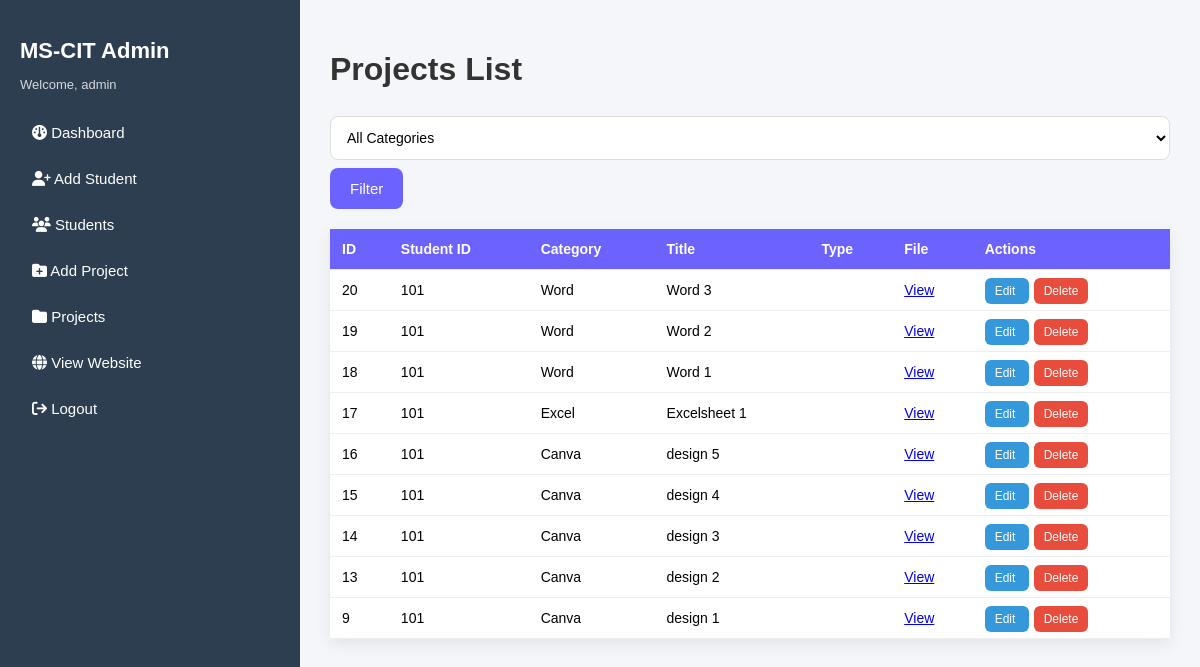
The page /admin/projects.php (signed in) on the database its author committed.
### tables this page shows
CREATE TABLE `projects` (
  `id` int(11) NOT NULL,
  `student_id` varchar(20) DEFAULT NULL,
  `file_id` int(11) DEFAULT NULL,
  `title` varchar(255) DEFAULT NULL,
  `category` varchar(100) DEFAULT NULL,
  `created_at` timestamp NOT NULL DEFAULT current_timestamp(),
  `file_path` varchar(255) DEFAULT NULL,
  `file_type` varchar(50) DEFAULT NULL,
  `file_name` varchar(255) DEFAULT NULL
);

### admin/projects.php (the view, shortened to what this page needs)
<?php
require_once("../db.php");
$where = "1";
$query = mysqli_query($conn, "
    SELECT * FROM projects
    WHERE $where
    ORDER BY id DESC
");
?>
<!DOCTYPE html>
<html lang="en">
<head>
    <link rel="stylesheet" href="../css/admin.css">
    <link rel="stylesheet"
          href="https://cdnjs.cloudflare.com/ajax/libs/font-awesome/6.7.2/css/all.min.css">
</head>
<body>
<div class="admin-wrapper">
    <?php include("includes/sidebar.php"); ?>
    <div class="main-content">
        <h1>Projects List</h1>
        <form method="GET" style="margin-bottom:20px;">
            <select name="category">
                <option value="">All Categories</option>
            </select>
            <button type="submit">Filter</button>
        </form>
        <table>
            <tr>
                <th>ID</th>
                <th>Student ID</th>
                <th>Category</th>
                <th>Title</th>
                <th>Type</th>
                <th>File</th>
                <th>Actions</th>
            </tr>
            <?php while($row = mysqli_fetch_assoc($query)) { ?>
            <tr>
                <td><?php echo $row['id']; ?></td>
                <td><?php echo $row['student_id']; ?></td>
                <td><?php echo $row['category']; ?></td>
                <td><?php echo $row['title']; ?></td>
                <td><?php echo $row['file_type']; ?></td>
                <td>
                    <a href="../<?php echo $row['file_path']; ?>" target="_blank">
                        View
                    </a>
                </td>
                <td>
                    <a href="edit-project.php?id=<?php echo $row['id']; ?>" class="btn-edit">
                        Edit
                    </a>
                    <a href="delete-project.php?id=<?php echo $row['id']; ?>"
                       onclick="return confirm('Delete this project?')"
                       class="btn-delete">
                        Delete
                    </a>
                </td>
            </tr>
            <?php } ?>
        </table>
    </div>
</div>
</body>
</html>

### css/admin.css (style rules this page uses)
body { margin:0; font-family:'Poppins',sans-serif; background:#f4f6f9; }
.admin-wrapper { display:flex; min-height:100vh; }
.main-content { flex:1; padding:30px; }
.main-content h1 { margin-bottom:20px; color:#333; }
input, textarea, select { width:100%; padding:12px; margin:8px 0; border:1px solid #ddd; border-radius:8px; outline:none; font-size:14px; background:#fff; }
button { padding:12px 20px; background:#6C63FF; color:#fff; border:none; border-radius:8px; cursor:pointer; transition:0.3s; font-size:15px; }
table { width:100%; border-collapse:collapse; background:#fff; margin-top:20px; box-shadow:0 5px 15px rgba(0,0,0,0.08); }
table th, table td { padding:12px; border-bottom:1px solid #eee; text-align:left; font-size:14px; }
table th { background:#6C63FF; color:#fff; }
.btn-edit, .btn-delete, .btn-view { padding:6px 10px; border-radius:6px; text-decoration:none; font-size:12px; margin-right:5px; color:#fff; }
.btn-edit { background:#3498db; }
.btn-delete { background:#e74c3c; }

### rows shown on the page
projects: id "20", student "101", category "Word", title "Word 3"
projects: id "19", student "101", category "Word", title "Word 2"
projects: id "18", student "101", category "Word", title "Word 1"
projects: id "17", student "101", category "Excel", title "Excelsheet 1"
projects: id "16", student "101", category "Canva", title "design 5"
projects: id "15", student "101", category "Canva", title "design 4"
projects: id "14", student "101", category "Canva", title "design 3"
projects: id "13", student "101", category "Canva", title "design 2"
projects: id "9", student "101", category "Canva", title "design 1"

### other values the page prints
$adminName "admin"
